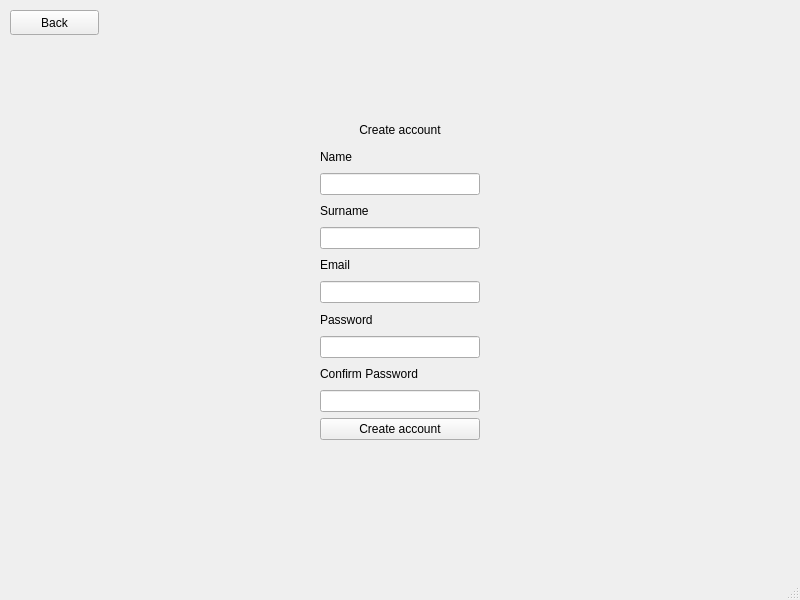
<?xml version="1.0" encoding="UTF-8"?>
<ui version="4.0">
 <class>SignUp</class>
 <widget class="QMainWindow" name="SignUp">
  <property name="geometry">
   <rect>
    <x>0</x>
    <y>0</y>
    <width>800</width>
    <height>600</height>
   </rect>
  </property>
  <property name="minimumSize">
   <size>
    <width>800</width>
    <height>600</height>
   </size>
  </property>
  <property name="maximumSize">
   <size>
    <width>800</width>
    <height>600</height>
   </size>
  </property>
  <property name="windowTitle">
   <string>Sign up</string>
  </property>
  <widget class="QWidget" name="centralwidget">
   <widget class="QWidget" name="verticalLayoutWidget">
    <property name="geometry">
     <rect>
      <x>320</x>
      <y>120</y>
      <width>160</width>
      <height>320</height>
     </rect>
    </property>
    <layout class="QVBoxLayout" name="verticalLayout">
     <item>
      <widget class="QLabel" name="label_6">
       <property name="text">
        <string>Create account</string>
       </property>
       <property name="alignment">
        <set>Qt::AlignCenter</set>
       </property>
      </widget>
     </item>
     <item>
      <widget class="QLabel" name="label">
       <property name="text">
        <string>Name</string>
       </property>
      </widget>
     </item>
     <item>
      <widget class="QLineEdit" name="lineEdit_5"/>
     </item>
     <item>
      <widget class="QLabel" name="label_2">
       <property name="text">
        <string>Surname</string>
       </property>
      </widget>
     </item>
     <item>
      <widget class="QLineEdit" name="lineEdit"/>
     </item>
     <item>
      <widget class="QLabel" name="label_3">
       <property name="text">
        <string>Email</string>
       </property>
      </widget>
     </item>
     <item>
      <widget class="QLineEdit" name="lineEdit_3"/>
     </item>
     <item>
      <widget class="QLabel" name="label_4">
       <property name="text">
        <string>Password</string>
       </property>
      </widget>
     </item>
     <item>
      <widget class="QLineEdit" name="lineEdit_2"/>
     </item>
     <item>
      <widget class="QLabel" name="label_5">
       <property name="text">
        <string>Confirm Password</string>
       </property>
      </widget>
     </item>
     <item>
      <widget class="QLineEdit" name="lineEdit_4"/>
     </item>
     <item>
      <widget class="QPushButton" name="pushButton">
       <property name="text">
        <string>Create account</string>
       </property>
      </widget>
     </item>
    </layout>
   </widget>
   <widget class="QPushButton" name="pushButton_2">
    <property name="geometry">
     <rect>
      <x>10</x>
      <y>10</y>
      <width>89</width>
      <height>25</height>
     </rect>
    </property>
    <property name="text">
     <string>Back</string>
    </property>
   </widget>
  </widget>
  <widget class="QMenuBar" name="menubar">
   <property name="geometry">
    <rect>
     <x>0</x>
     <y>0</y>
     <width>800</width>
     <height>22</height>
    </rect>
   </property>
  </widget>
  <widget class="QStatusBar" name="statusbar"/>
 </widget>
 <resources/>
 <connections/>
</ui>
